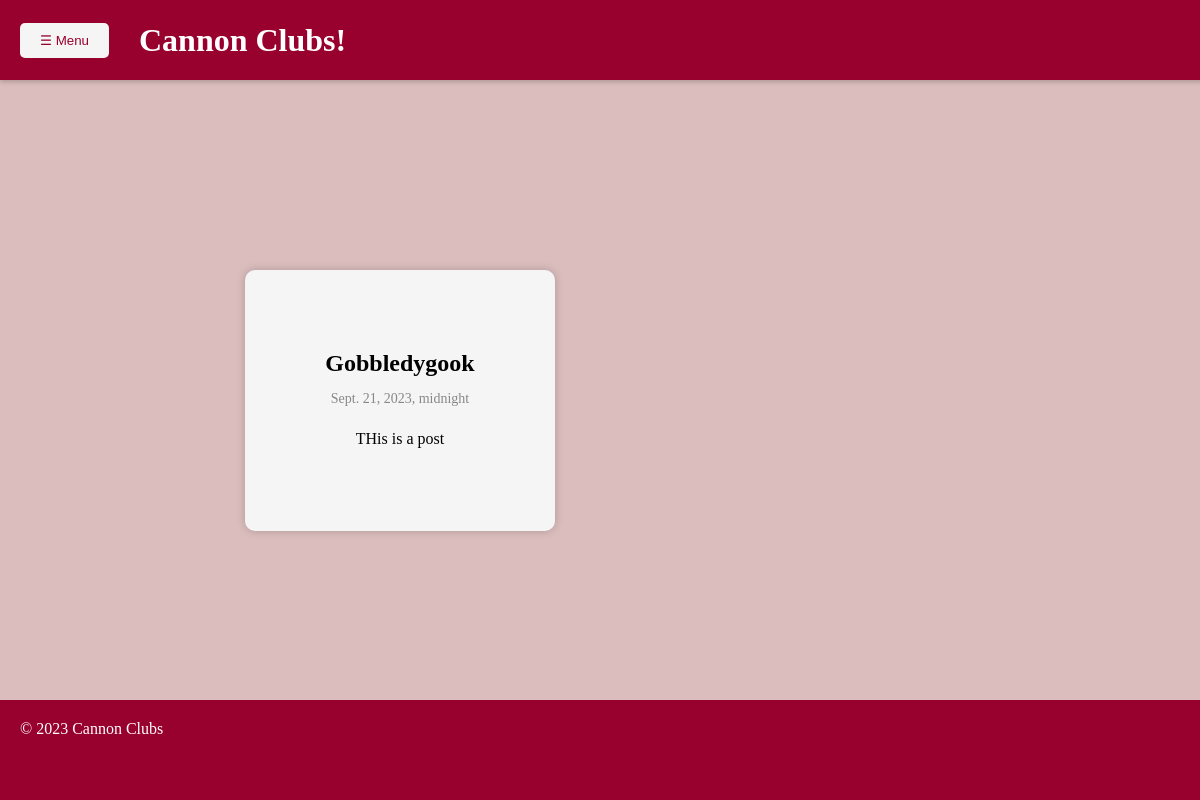
/blog/121/, run on the app's committed database.
### blog/models.py (models this page shows, shortened)
class Post(models.Model):
    name = models.CharField(max_length=50)
    picture = models.ImageField()
    club = models.CharField(max_length=50, default="Nobody")
    pub_date = models.DateTimeField("date published")
    words = models.CharField(max_length=250)
    approved = models.BooleanField(default=False)

### blog/views.py (the view)
# urls.py: path("<int:pk>/", views.PostView.as_view(), name="post"),
class PostView(generic.DetailView):
    model = Post
    template_name = "blog/post.html"
    def get_queryset(self):
        return Post.objects.filter(pub_date__lte=timezone.now())

### blog/templates/blog/post.html (shortened to what this page needs)
{% load static %}
<!DOCTYPE html>
<html>
<head>
    <link rel="stylesheet" type="text/css" href="{% static 'blog/full.css' %}">
</head>
<body>
    <header id="navbar">
        <button id="menu-button">&#9776; Menu</button>
        <h1>Cannon Clubs!</h1>
    </header>
    <div class="new-div">
    </div>
    <div class="container">
        <h1 class="post-title">{{ post.name }}</h1>
        <p class="post-date">{{ post.pub_date }}</p>
        <div class="post-content">
            {{ post.words }}
        </div>
    </div>
    <footer>
        &copy; 2023 Cannon Clubs
    </footer>
</body>
</html>

### blog/static/blog/full.css (style rules this page uses)
h1 { padding: 0; margin: 0; text-align: center; }
body { margin: 0; padding-bottom: 50px; overflow-x: hidden; background-color: rgb(219, 189, 189); }
footer { position: absolute; bottom: 0; width: 100%; background-color: rgb(152,0,46); color: #fff; padding: 20px; height: 50px; }
body { display: flex; flex-direction: column; min-height: 100vh; }
footer { position: fixed; bottom: 0; width: 100%; height: 60px; }
#navbar { background-color: rgb(152, 0, 46); color: white; position: fixed; top: 0; left: 0; width: 100%; box-shadow: 0 2px 5px rgba(0, 0, 0, 0.2); z-index: 1000; }
#navbar { background-color: rgb(152, 0, 46); color: white; position: fixed; top: 0; left: 0; width: 100%; height: 120px; box-shadow: 0 2px 5px rgba(0, 0, 0, 0.2); z-index: 1000; display: flex; justify-content: left; align-items: center; }
#navbar h1 { padding-left: 20px; }
body { margin: 0; padding: 0; display: flex; justify-content: center; align-items: center; min-height: 100vh; background-color: rgb(219, 189, 189); }
#navbar { background-color: rgb(152, 0, 46); color: white; position: fixed; top: 0; left: 0; width: 100%; height: 10%; box-shadow: 0 2px 5px rgba(0, 0, 0, 0.2); z-index: 1000; display: flex; justify-content: left; align-items: center; padding-left: 20px; }
body { display: grid; grid-template-columns: 2fr 1fr; min-height: 100vh; margin: 0; }
.new-div { position: fixed; top: 50%; right: 0; transform: translateY(-50%); padding: 20px; box-sizing: border-box; width: max-content; min-width: 300px; }
#navbar #menu-button { cursor: pointer; padding: 10px 20px; background-color: whitesmoke; color: rgb(152, 0, 46); border: none; border-radius: 5px; margin-right: 10px; }
.container { max-width: max-content; padding: 80px; margin: 0 auto; background-color: #f5f5f5; box-shadow: 0 0 10px rgba(0, 0, 0, 0.2); border-radius: 10px; text-align: center; transition: background-color 0.3s, box-shadow 0.3s; box-sizing: border-box; }
.post-title { font-size: 24px; margin-bottom: 10px; color:black; }
.post-date { color: #888; font-size: 14px; }
.post-content { margin-top: 20px; line-height: 1.5; color: black; }
.container { position: relative; }

### data on the page
Post: name "Gobbledygook", pub_date "Sept. 21, 2023, midnight", words "THis is a post"
